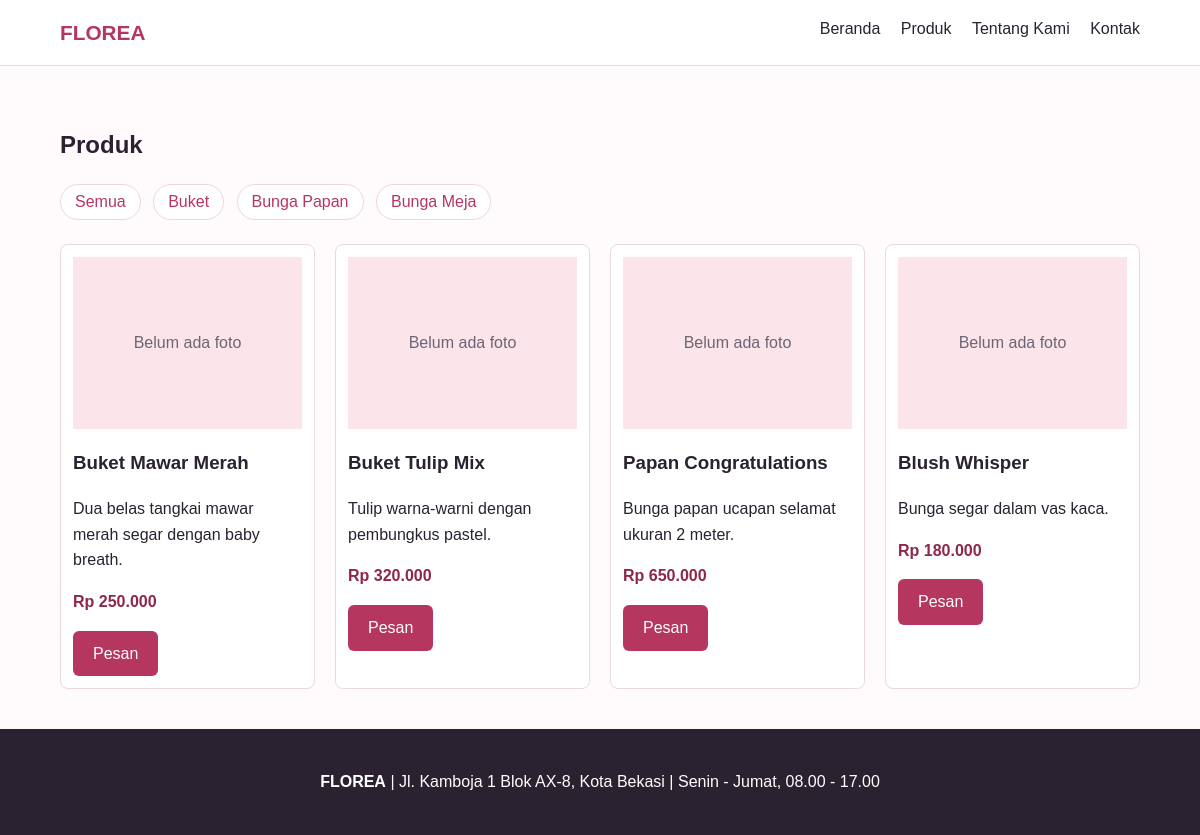
/produk.php, run on the app's committed database.
### tables this page shows
CREATE TABLE kategori (
  id_kategori INT AUTO_INCREMENT PRIMARY KEY,
  nama_kategori VARCHAR(50) NOT NULL
);

CREATE TABLE produk (
  id_produk INT AUTO_INCREMENT PRIMARY KEY,
  id_kategori INT NOT NULL,
  nama_produk VARCHAR(100) NOT NULL,
  deskripsi TEXT,
  harga INT NOT NULL,
  gambar VARCHAR(255),
  unggulan TINYINT(1) DEFAULT 0,
  FOREIGN KEY (id_kategori) REFERENCES kategori(id_kategori)
);

### produk.php (the view, shortened to what this page needs)
<?php
include 'header.php';
$kategori = $conn->query("SELECT * FROM kategori");
$id_kat = (int)($_GET['kategori'] ?? 0);
if ($id_kat > 0) {
    $stmt = $conn->prepare("SELECT * FROM produk WHERE id_kategori = ?");
    $stmt->bind_param('i', $id_kat);
    $stmt->execute();
    $produk = $stmt->get_result();
} else {
    $produk = $conn->query("SELECT * FROM produk");
}
?>
<section>
  <h1>Produk</h1>
  <p class="filter">
    <a href="produk.php">Semua</a>
    <?php while ($k = $kategori->fetch_assoc()): ?>
      <a href="produk.php?kategori=<?= $k['id_kategori'] ?>"><?= e($k['nama_kategori']) ?></a>
    <?php endwhile; ?>
  </p>
  <div class="grid">
    <?php while ($p = $produk->fetch_assoc()): ?>
      <div class="card">
        <?= foto($p['gambar']) ?>
        <h3><?= e($p['nama_produk']) ?></h3>
        <p><?= e($p['deskripsi']) ?></p>
        <p class="harga"><?= rupiah($p['harga']) ?></p>
        <a class="btn" href="<?= wa($p['nama_produk']) ?>" target="_blank">Pesan</a>
      </div>
    <?php endwhile; ?>
  </div>
</section>
<?php include 'footer.php'; ?>

### header.php (shortened to what this page needs)
<?php include 'koneksi.php'; ?>
<!DOCTYPE html>
<html lang="id">
<head>
  <link rel="stylesheet" href="style.css">
</head>
<body>
<header>
  <a class="brand" href="index.php"><?= e($nama_toko) ?></a>
  <nav>
    <a href="index.php">Beranda</a>
    <a href="produk.php">Produk</a>
    <a href="tentang.php">Tentang Kami</a>
    <a href="kontak.php">Kontak</a>
  </nav>
</header>
<main>

### koneksi.php (shortened to what this page needs)
<?php
$nama_toko = 'FLOREA';
$no_wa     = '6285183311724';
$alamat    = 'Jl. Kamboja 1 Blok AX-8, Kota Bekasi';
$jam_buka  = 'Senin - Jumat, 08.00 - 17.00';
function e($teks) { return htmlspecialchars((string)$teks); }
function rupiah($n) { return 'Rp ' . number_format($n, 0, ',', '.'); }
function wa($produk = '') {
    global $no_wa;
    return 'https://wa.me/' . $no_wa . '?text=' . urlencode('Halo, saya mau pesan ' . $produk);
}
function foto($gambar, $prefix = '') {
    return $gambar ? "<img src='{$prefix}uploads/" . e($gambar) . "' alt=''>" : "<div class='kosong'>Belum ada foto</div>";
}

### footer.php
</main>
<footer>
  <p><strong><?= e($nama_toko) ?></strong> | <?= e($alamat) ?> | <?= e($jam_buka) ?></p>
</footer>
</body>
</html>

### style.css (style rules this page uses)
* { box-sizing: border-box; }
body { margin: 0; font-family: Arial, sans-serif; color: #2a2230; background: #fffafb; line-height: 1.6; }
a { color: #b5365f; }
img, .kosong { width: 100%; aspect-ratio: 4/3; object-fit: cover; display: block; }
.kosong { background: #fbe4ea; display: flex; align-items: center; justify-content: center; color: #6d6574; }
header { display: flex; justify-content: space-between; flex-wrap: wrap; gap: 8px; padding: 16px 5vw; background: #fff; border-bottom: 1px solid #ead8de; }
.brand { font-size: 1.3rem; font-weight: bold; text-decoration: none; }
nav a { margin-left: 16px; text-decoration: none; color: #2a2230; }
main { min-height: 70vh; }
section, main.teks { padding: 40px 5vw; }
footer { padding: 24px 5vw; background: #2a2230; color: #fff; text-align: center; }
.btn { display: inline-block; background: #b5365f; color: #fff; padding: 10px 20px; border: 0; border-radius: 6px; text-decoration: none; cursor: pointer; font-size: 1rem; }
.grid { display: grid; grid-template-columns: repeat(auto-fill, minmax(220px, 1fr)); gap: 20px; }
.card { background: #fff; border: 1px solid #ead8de; border-radius: 8px; padding: 12px; }
.harga { font-weight: bold; color: #8f2748; }
.filter a { display: inline-block; margin: 0 8px 8px 0; padding: 4px 14px; border: 1px solid #ead8de; border-radius: 999px; text-decoration: none; background: #fff; }

### data on the page
kategori: nama_kategori "Buket"
kategori: nama_kategori "Bunga Papan"
kategori: nama_kategori "Bunga Meja"
produk: nama_produk "Buket Mawar Merah", deskripsi "Dua belas tangkai mawar merah segar dengan baby breath.", harga "Rp 250.000"
produk: nama_produk "Buket Tulip Mix", deskripsi "Tulip warna-warni dengan pembungkus pastel.", harga "Rp 320.000"
produk: nama_produk "Papan Congratulations", deskripsi "Bunga papan ucapan selamat ukuran 2 meter.", harga "Rp 650.000"
produk: nama_produk "Blush Whisper", deskripsi "Bunga segar dalam vas kaca.", harga "Rp 180.000"

### other printed values
$nama_toko "FLOREA"
$alamat "Jl. Kamboja 1 Blok AX-8, Kota Bekasi"
$jam_buka "Senin - Jumat, 08.00 - 17.00"
